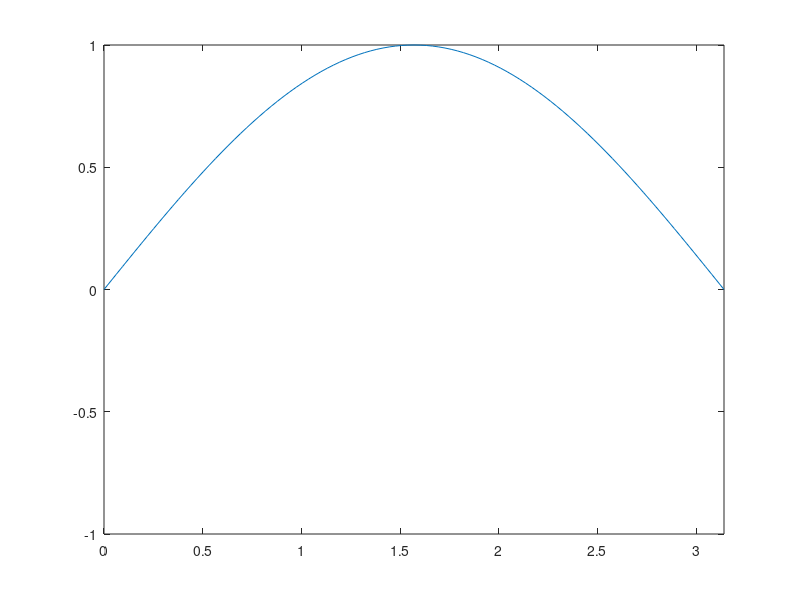
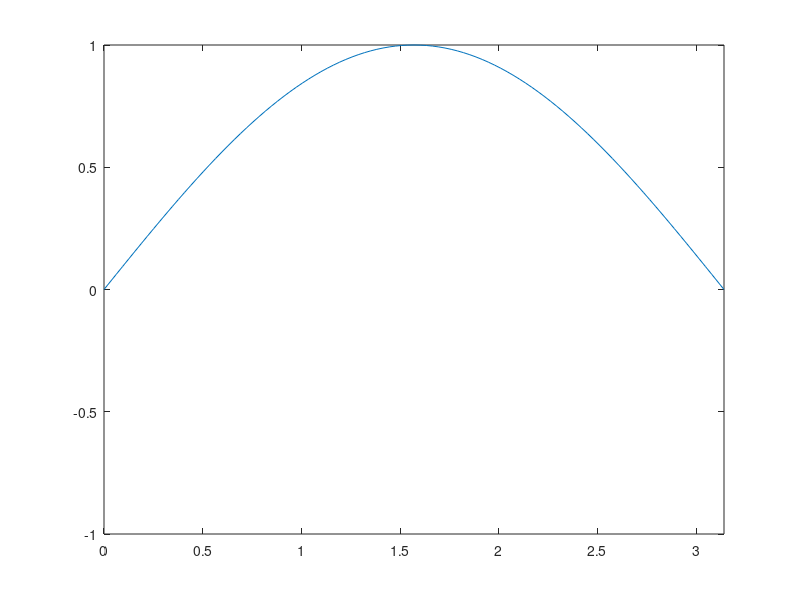
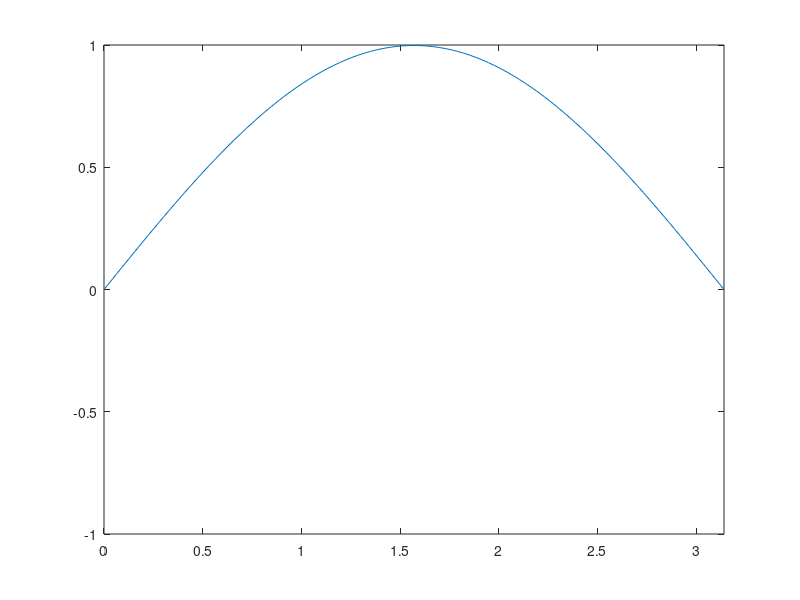
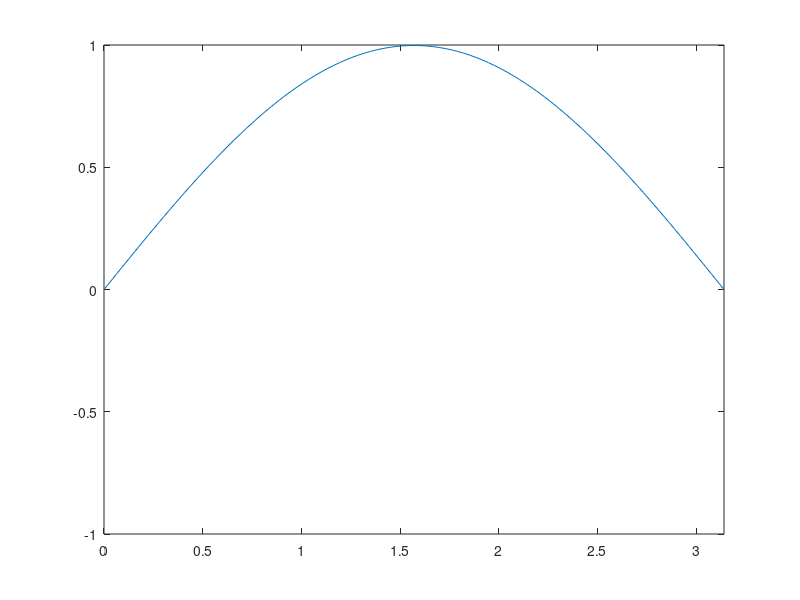

These charts were generated, in order, by the following MATLAB code:
clear;
cd output

c = 1;
topeX = pi;
pasoX = topeX/100;
T = (2*pi)/c;
pasoT = T/100;
x = [0:pasoX:topeX];
function y = s1(x,t,c)
  y = 0.5 * ( sin(x + c*t) + sin(x - c*t));
endfunction

% Para pasar handler
f = @(x,t) s1(x,t,c);

for t = [0:pasoT:T]
  print(f(x,t))
  plot( x, f(x,t) );
  axis([0,topeX,-1,1]);
  nombreImagen = sprintf("%05d.jpg",t/pasoT);
  print("-djpg",nombreImagen);
endfor

cd ..
